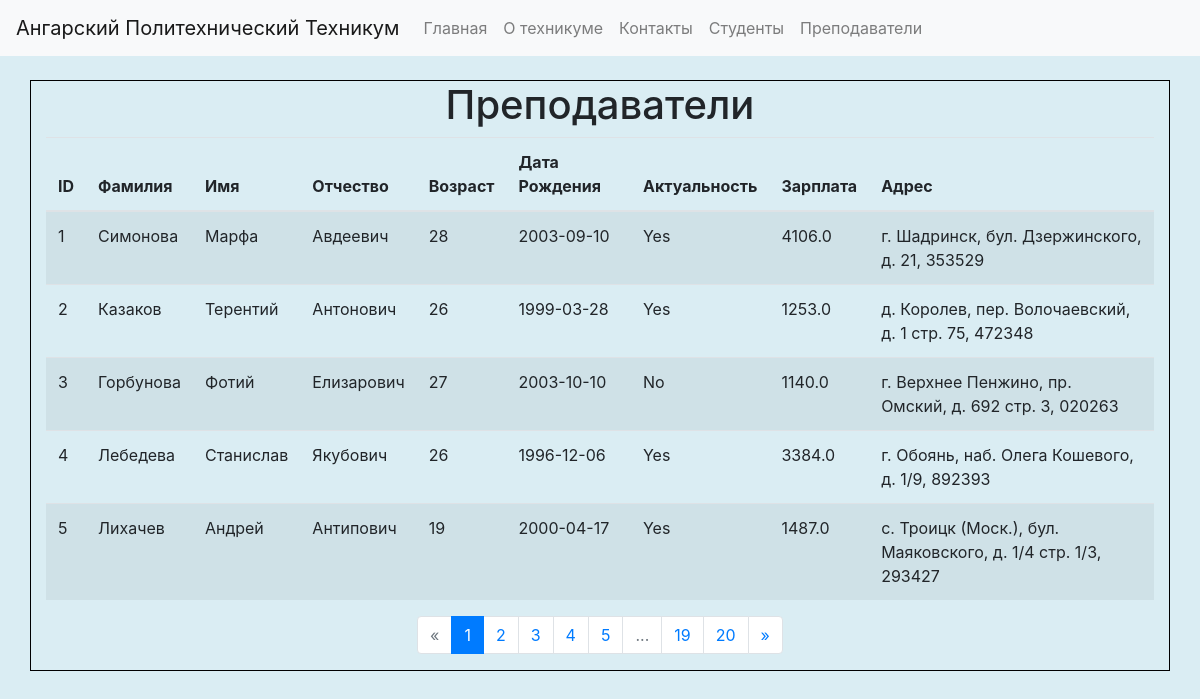
The app's page /prepods with its own data.
### app.py (models this page shows, shortened)
class Prepod(db.Model):
    id = db.Column(db.Integer, primary_key=True)
    first_name = db.Column(db.String(80), nullable=False)
    last_name = db.Column(db.String(80), nullable=False)
    middle_name = db.Column(db.String(80), nullable=False)
    age = db.Column(db.Integer, nullable=False)
    birth_date = db.Column(db.Date, nullable=False)
    is_active = db.Column(db.Boolean, nullable=False, default=True)
    salary = db.Column(db.Float, nullable=False)
    address = db.Column(db.String(120), nullable=False)

### app.py (the view)
@app.route('/prepods')
def prepods():
    page = request.args.get('page', 1, type=int)
    prepods = Prepod.query.paginate(page=page, per_page=5)
    return render_template('prepods.html', prepods=prepods)

### templates/prepods.html (shortened to what this page needs)
{% extends "layout.html" %}
{% block content %}
<h1>Преподаватели</h1>
<table class="table table-striped">
    <thead>
        <tr>
            <th>ID</th>
            <th>Фамилия</th>
            <th>Имя</th>
            <th>Отчество</th>
            <th>Возраст</th>
            <th>Дата Рождения</th>
            <th>Актуальность</th>
            <th>Зарплата</th>
            <th>Адрес</th>
        </tr>
    </thead>
    <tbody>
        {% for prepod in prepods.items %}
        <tr>
            <td>{{ prepod.id }}</td>
            <td>{{ prepod.last_name }}</td>
            <td>{{ prepod.first_name }}</td>
            <td>{{ prepod.middle_name }}</td>
            <td>{{ prepod.age }}</td>
            <td>{{ prepod.birth_date }}</td>
            <td>{{ "Yes" if prepod.is_active else "No" }}</td>
            <td>{{ prepod.salary }}</td>
            <td>{{ prepod.address }}</td>
        </tr>
        {% endfor %}
    </tbody>
</table>
<nav aria-label="Page navigation">
    <ul class="pagination">
        {% if prepods.has_prev %}
        <li class="page-item">
            <a class="page-link" href="{{ url_for('prepods', page=prepods.prev_num) }}" aria-label="Previous">
                <span aria-hidden="true">&laquo;</span>
            </a>
        </li>
        {% else %}
        <li class="page-item disabled">
            <span class="page-link" aria-hidden="true">&laquo;</span>
        </li>
        {% endif %}
        {% for page_num in prepods.iter_pages() %}
            {% if page_num %}
                {% if page_num != prepods.page %}
                <li class="page-item">
                    <a class="page-link" href="{{ url_for('prepods', page=page_num) }}">{{ page_num }}</a>
                </li>
                {% else %}
                <li class="page-item active">
                    <span class="page-link">{{ page_num }}</span>
                </li>
                {% endif %}
            {% else %}
            <li class="page-item disabled">
                <span class="page-link">...</span>
            </li>
            {% endif %}
        {% endfor %}
        {% if prepods.has_next %}
        <li class="page-item">
            <a class="page-link" href="{{ url_for('prepods', page=prepods.next_num) }}" aria-label="Next">
                <span aria-hidden="true">&raquo;</span>
            </a>
        </li>
        {% else %}
        <li class="page-item disabled">
            <span class="page-link" aria-hidden="true">&raquo;</span>
        </li>
        {% endif %}
    </ul>
</nav>
{% endblock %}

### static/css/styles.css (style rules this page uses)
body { background-color: rgb(218, 237, 243); }

### records on screen
Prepod: id "1", last_name "Симонова", first_name "Марфа", middle_name "Авдеевич", age "28", birth_date "2003-09-10", is_active "Yes", salary "4106.0", address "г. Шадринск, бул. Дзержинского, д. 21, 353529"
Prepod: id "2", last_name "Казаков", first_name "Терентий", middle_name "Антонович", age "26", birth_date "1999-03-28", is_active "Yes", salary "1253.0", address "д. Королев, пер. Волочаевский, д. 1 стр. 75, 472348"
Prepod: id "3", last_name "Горбунова", first_name "Фотий", middle_name "Елизарович", age "27", birth_date "2003-10-10", is_active "No", salary "1140.0", address "г. Верхнее Пенжино, пр. Омский, д. 692 стр. 3, 020263"
Prepod: id "4", last_name "Лебедева", first_name "Станислав", middle_name "Якубович", age "26", birth_date "1996-12-06", is_active "Yes", salary "3384.0", address "г. Обоянь, наб. Олега Кошевого, д. 1/9, 892393"
Prepod: id "5", last_name "Лихачев", first_name "Андрей", middle_name "Антипович", age "19", birth_date "2000-04-17", is_active "Yes", salary "1487.0", address "с. Троицк (Моск.), бул. Маяковского, д. 1/4 стр. 1/3, 293427"

### other values on screen
{{ page_num }} "1"
{{ page_num }} "2" "3" "4" "5" "19" "20"
